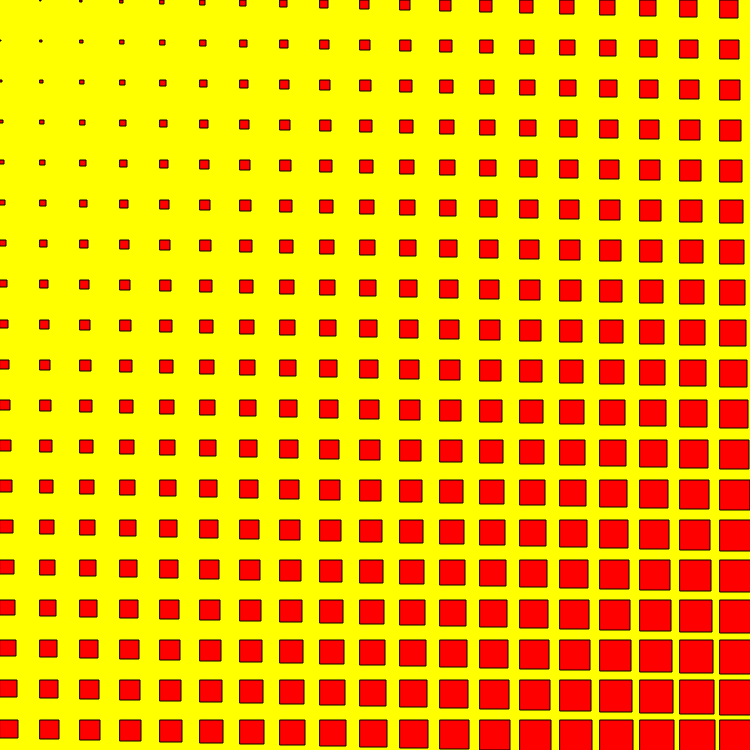
Frame 1 (no input)
Frame 60 (no input): identical to frame 1, image omitted
Frame 120 (the mouse pressed at the canvas centre since frame 60): identical to frame 1, image omitted

The p5.js sketch that drew this single still picture (run headless with seeded random() and noise() and a simulated clock; from frame 60 on, the mouse is pressed at the canvas centre):

// p5.js sketch
// ── sketch.js
function setup() {
  let canvas = createCanvas(750, 750);
}
let state = 0;
function draw() {
    switch (state) {
        case 0:
            background('yellow');
            for(let j = 0;j < 100;j++){
                for(let i = 0;i < 100;i++){
                    push();
                    fill('red');
                    rect(i*40,j*40,i+j,i+j);
                    pop();
                }
            }
            break;
        case 1:
            background('grey');
            let flip = -1;
            let inc = 15;
            let colorState = 1;
            let circleRadius = 50;
            for(let j = 0;j < 1050;j+=inc){
                for(let i = 0;i < 1050;i+=inc){
                    push();
                    switch(colorState){
                        case 1:
                            stroke("grey");
                            fill('red');
                            circle(j,i,circleRadius);
                            break;
                        case 2:
                            stroke("grey");
                            fill('white');
                            circle(j,i,circleRadius);
                            break;
                        case 3:
                            stroke("grey");
                            fill('black');
                            circle(j,i,circleRadius);
                            break;
                        default:
                            colorState = 0;
                            break;
                    }
                    colorState++;

                    pop();
                }
            }

            break;
        case 2:
            let circleSize = 50;
            let incTwo = 10;
            background("black");
            for(let i = 1;i < 200;i+=incTwo){
                for(let j = 1;j < 250;j+=incTwo){
                    for(let k = 1;k < 100;k+=incTwo/2){
                        stroke("black");
                        fill("#FA872D");
                        circle((2*PI*i),(2*PI*j+k),circleSize);
                    }
                }
            }
            break;
        case 3:
            background('red');
            let circleSize2 = 50;
            let incThree = 20;
            background("black");
            for(let i = 1;i < 200;i+=incThree){
                for(let j = 1;j < 250;j+=incThree){
                    for(let k = 1;k < 100;k+=incThree/2){
                        stroke("black");
                        fill("#FA872D");
                        circle((2*PI*k),(2*PI*i+j),circleSize2);
                    }
                }
            }
            break;
        case 4:
            background('blue');
            for(let j = 0;j < 100;j++){
                for(let i = 0;i < 100;i++){
                    push();
                    fill('yellow');
                    rect(i*20,j*20,(i+j)/(i-j),(i+j)*(i-j));
                    pop();
                }
            }
            break;
    }
}
function mouseReleased(){
    if(state<4){
        state++;
    }
    else{
        state = 0;
    }
}
